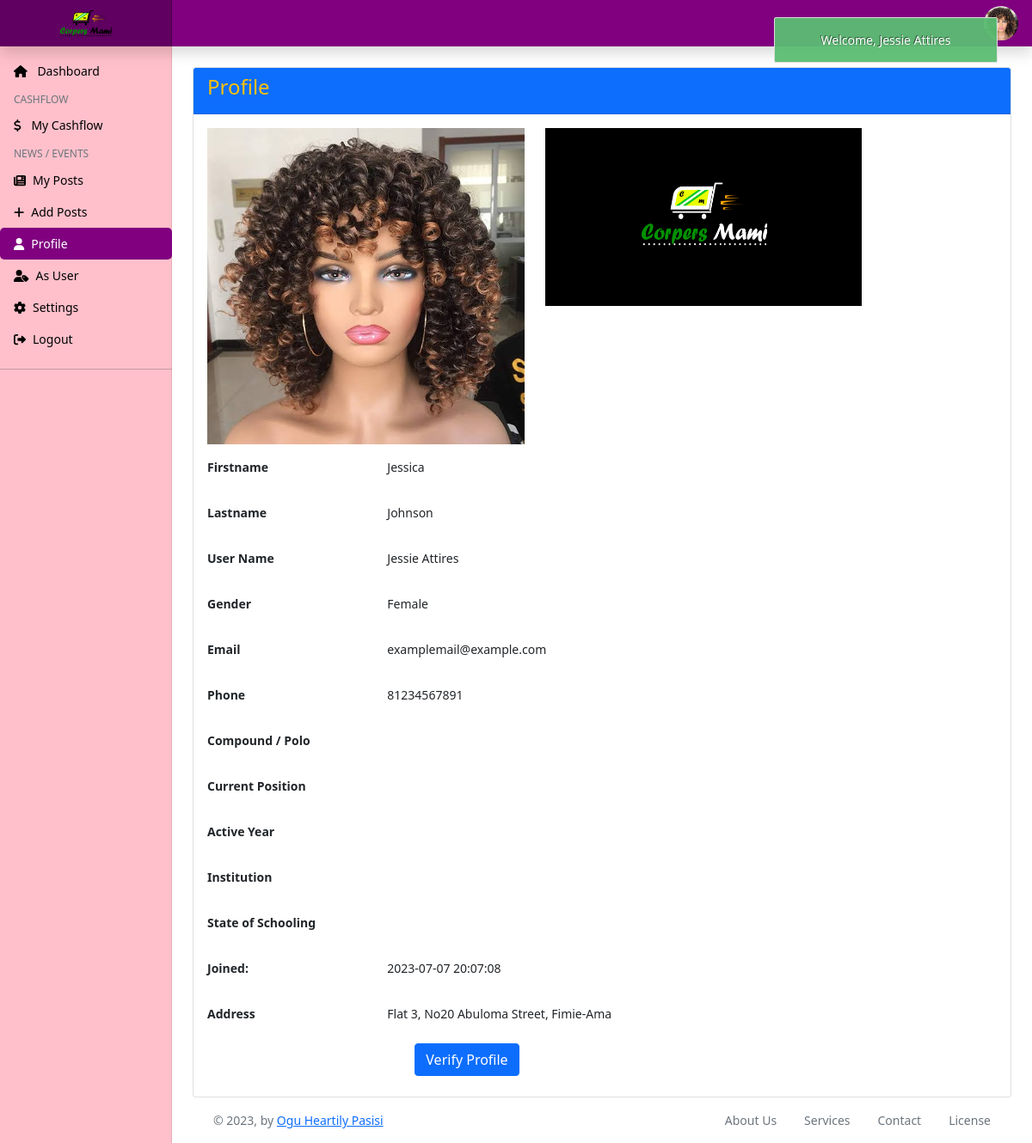
Screenshot of /excos/excos_profile.php (signed in) with the database file from the repository.
### tables this page shows
CREATE TABLE `users` (
  `id` int(11) NOT NULL,
  `first_name` varchar(50) NOT NULL,
  `last_name` varchar(50) NOT NULL,
  `user_name` varchar(50) NOT NULL,
  `gender` varchar(10) NOT NULL,
  `e_mail` varchar(50) NOT NULL,
  `phone_number` varchar(20) NOT NULL,
  `state` varchar(50) NOT NULL,
  `city` varchar(50) NOT NULL,
  `user_address` varchar(100) DEFAULT '''No Address''',
  `pass_word` varchar(255) NOT NULL,
  `role_as` tinyint(4) NOT NULL DEFAULT 0,
  `status` tinyint(4) NOT NULL DEFAULT 0,
  `user_image` varchar(100) DEFAULT '''No Image Yet''',
  `nubs_id_card` varchar(100) DEFAULT '''No ID Image''',
  `created_date` timestamp NOT NULL DEFAULT current_timestamp()
);

### functions/excosfunctions.php (called while the page is built, shortened)
<?php
include('../config/dbcon.php');
function getAllFromUsers(){
    global $con;
    $excoId = $_SESSION['auth_user']['user_id'];
    $query_run = mysqli_query($con,"SELECT * FROM `users` WHERE `id`='$excoId' ");
    return $query_run;
}
?>

### excos/excos_profile.php (the view, shortened to what this page needs)
<?php
include('../middleware/excosAuthenticator.php');
include('includes/header.php');
?>
<div class="">
    <div class="row mt-4">
        <div class="col-md-12">
            <?php
            if (isset($_SESSION['auth'])) {
                $profile_qry_run = getAllFromUsers();
                $profile_data = mysqli_fetch_array($profile_qry_run);
            ?>
                <div class="card">
                    <div class="card-header bg-primary text-warning">
                        <h4>Profile</h4>
                    </div>
                    <div class="card-body">
                        <div class="row">
                            <div class="col-6 col-md-5">
                                <img src="../images/excosDP/<?= $profile_data['user_image']; ?>" class="w-100" alt="">
                            </div>
                            <div class="col-6 col-md-5">
                                <img src="../images/nubsIDCard/<?= $profile_data['nubs_id_card']; ?>" class="w-100" alt="">
                            </div>
                            <div class="col-md-8">
                                <div class="row align-items-center">
                                    <div class="col-4 my-3 fw-bold">Firstname</div>
                                    <div class="col-8"><?= $profile_data['first_name']; ?></div>
                                    <div class="col-4 my-3 fw-bold">Lastname</div>
                                    <div class="col-8"><?= $profile_data['last_name']; ?></div>
                                    <div class="col-4 my-3 fw-bold">User Name</div>
                                    <div class="col-8"><?= $profile_data['user_name']; ?></div>
                                    <div class="col-4 my-3 fw-bold">Gender</div>
                                    <div class="col-8"><?= $profile_data['gender']; ?></div>
                                    <div class="col-4 my-3 fw-bold">Email</div>
                                    <div class="col-8"><?= $profile_data['e_mail']; ?></div>
                                    <div class="col-4 my-3 fw-bold">Phone</div>
                                    <div class="col-8"><?= $profile_data['phone_number']; ?></div>
                                    <div class="col-4 my-3 fw-bold">Compound / Polo</div>
                                    <div class="col-4 my-3 fw-bold">Current Position</div>
                                    <div class="col-4 my-3 fw-bold">Active Year</div>
                                    <div class="col-4 my-3 fw-bold">Institution</div>
                                    <div class="col-4 my-3 fw-bold">State of Schooling</div>
                                    <div class="col-4 my-3 fw-bold">Joined: </div>
                                    <div class="col-8"><?= $profile_data['created_date']; ?></div>
                                    <div class="col-4 my-3 fw-bold">Address</div>
                                    <div class="col-8"><?= $profile_data['user_address']; ?></div>
                                    <div class="d-flex justify-content-center py-2">
                                        <a href="update-verify-page.php" class="btn btn-primary">Verify Profile</a>
                                    </div>
                                </div>
                            </div>
                        </div>
                    </div>
                </div>
            <?php
            } else {
                echo "ID not set";
            }
            ?>
        </div>
    </div>
</div>
<?php include('includes/footer.php'); ?>

### excos/includes/header.php (shortened to what this page needs)
<?php
$current_page = substr($_SERVER['SCRIPT_NAME'], strrpos($_SERVER['SCRIPT_NAME'], "/") + 1);
?>
<!doctype html>
<html lang="en">
<head>
    <link href="../assets/css/bootstrap.min.css" rel="stylesheet">
    <link rel="stylesheet" href="assets/alertifyjs/css/alertify.min.css" />
    <link rel="stylesheet" href="assets/alertifyjs/css/themes/bootstrap.min.css" />
    <link rel="stylesheet" href="../../fontawesome5/css/all.min.css">
    <link href="assets/css/excosDashboard.css" rel="stylesheet">
</head>
<body>
    <header class="navbar navbar-dark sticky-top flex-md-nowrap p-0 shadow" id="navHeader">
        <a class="navbar-brand col-md-3 col-lg-2 me-0 px-3" href="index.php">
            <img src="../logo-black.png" width="60px" alt="">
        </a>
        <div class="position-relative">
            <?php
            if (isset($_SESSION['auth'])) {
            $id = $_SESSION['auth_user']['user_id'];
                $usersV_qry_run = mysqli_query($con,"SELECT user_image FROM users WHERE id='$id' ");
                $usersV_data = mysqli_fetch_array($usersV_qry_run);
            }
                ?>
            <a class="text-white px-3" href="excos_profile.php"><img src="../images/excosDP/<?= $usersV_data['user_image']; ?>" width="40px" class="rounded-circle" alt=""></a>
        </div>
    </header>
    <div class="container-fluid">
        <div class="row">
            <nav id="sidebarMenu" class="col-md-3 col-lg-2 d-md-block sidebar collapse">
                <div class="position-sticky pt-3">
                    <ul class="nav flex-column">
                        <li class="nav-item">
                            <a class="nav-link <?= $current_page == "index.php" ? ' active' : ''; ?> " href="index.php">
                                <span class="fa fa-home me-2"></span>
                                Dashboard
                            </a>
                        </li>
                        <h6 class="sidebar-heading px-3 mt-2 mb-1 text-muted">Cashflow</h6>
                        <li class="nav-item">
                            <a href="cashflow.php" class="nav-link <?= $current_page == "cashflow.php" ? ' active' : ''; ?>"><span class="fas fa-dollar-sign me-2"></span> My Cashflow</a>
                        </li>
                        <h6 class="sidebar-heading px-3 mt-2 mb-1 text-muted">News / Events</h6>
                        <li class="nav-item">
                            <a href="news-events.php" class="nav-link <?= $current_page == "news-events.php" ? ' active' : ''; ?>"><span class="fa fa-newspaper me-2"></span></span>My Posts</a>
                        </li>
                        <li class="nav-item">
                            <a href="add-event.php" class="nav-link <?= $current_page == "add-event.php" ? ' active' : ''; ?>"><span class="fa fa-plus me-2"></span>Add Posts</a>
                        </li>
                        <li class="nav-item">
                            <a href="excos_profile.php" class="nav-link <?= $current_page == "excos_profile.php" ? ' active' : ''; ?>"><span class="fa fa-user me-2"></span>Profile</a>
                        </li>
                        <li class="nav-item">
                            <a href="../index.php" class="nav-link"><span class="fa fa-user-tag me-2"></span>As User</a>
                        </li>
                        <li class="nav-item">
                            <a href="#" class="nav-link"><span class="fa fa-cog me-2"></span>Settings</a>
                        </li>
                        <li class="nav-item">
                            <a href="../logout.php" class="nav-link"><span class="fa fa-sign-out-alt me-2"></span>Logout</a>
                        </li>
                    </ul>
                    <hr>
                </div>
            </nav>
            <main class="col-md-9 ms-sm-auto col-lg-10 px-md-4">

### excos/includes/footer.php (shortened to what this page needs)
<footer class="footer py-2">
  <div class="container-fluid">
    <div class="row align-items-center justify-content-md-between">
      <div class="col-md-6">
        <div class="copyright text-center text-sm text-muted text-lg-start">
          &copy; <?= date('Y'); ?>,
          by <a href="https://www.pascotech.com" class="font-weight-bold" target="_blank">Ogu Heartily Pasisi</a>
        </div>
      </div>
      <div class="col-md-6">
        <ul class="nav nav-footer justify-content-center justify-content-lg-end">
          <li class="nav-item">
            <a href="#" class="nav-link text-muted" target="_blank">About Us</a>
          </li>
          <li class="nav-item">
            <a href="#" class="nav-link text-muted" target="_blank">Services</a>
          </li>
          <li class="nav-item">
            <a href="#" class="nav-link text-muted" target="_blank">Contact</a>
          </li>
          <li class="nav-item">
            <a href="#" class="nav-link pe-0 text-muted" target="_blank">License</a>
          </li>
        </ul>
      </div>
    </div>
  </div>
</footer>
</main>
</div>
</div>
</body>
</html>

### excos/assets/css/excosDashboard.css (style rules this page uses)
body { font-size: .875rem; }
:root { --nysc-light-pink: pink; --nysc-light-purple: rgb(167, 0, 167); --nysc-purple: purple; --nysc-pink: rgb(252, 152, 168); }
#navHeader { background-color: var(--nysc-purple) !important; }
.sidebar { position: fixed; top: 0; bottom: 0; left: 0; z-index: 100; padding: 48px 0 0; box-shadow: inset -1px 0 0 rgba(0, 0, 0, .1); background-color: var(--nysc-light-pink); overflow-y: auto; }
#sidebarMenu .position-sticky { height: calc(90vh - 30px); }
#sidebarMenu .nav .nav-item .nav-link.active, .dropdown-menu .dropdown-item.active { background-color: var(--nysc-purple); color: white; border-radius: 5px; }
.sidebar .nav-link { font-weight: 500; color: #000; }
.sidebar-heading { font-size: .75rem; text-transform: uppercase; }
.navbar-brand { padding-top: .75rem; padding-bottom: .75rem; font-size: 1rem; background-color: rgba(0, 0, 0, .25); box-shadow: inset -1px 0 0 rgba(0, 0, 0, .25); text-align: center; }

### rows the page displays
users: user_image (picture), nubs_id_card (picture), first_name "Jessica", last_name "Johnson", user_name "Jessie Attires", gender "Female", e_mail "examplemail@example.com", phone_number "81234567891", created_date "2023-07-07 20:07:08", user_address "Flat 3, No20 Abuloma Street, Fimie-Ama"
